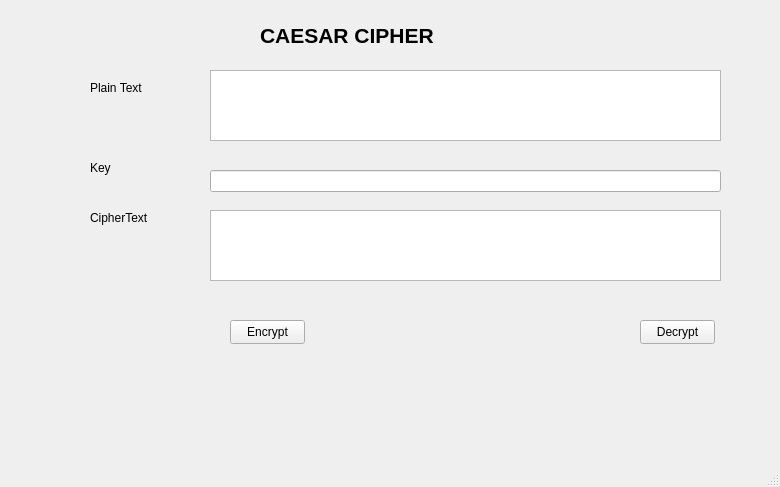
<?xml version="1.0" encoding="UTF-8"?>
<ui version="4.0">
 <class>MainWindow</class>
 <widget class="QMainWindow" name="MainWindow">
  <property name="geometry">
   <rect>
    <x>0</x>
    <y>0</y>
    <width>780</width>
    <height>487</height>
   </rect>
  </property>
  <property name="windowTitle">
   <string>MainWindow</string>
  </property>
  <widget class="QWidget" name="centralwidget">
   <widget class="QLabel" name="label">
    <property name="geometry">
     <rect>
      <x>260</x>
      <y>20</y>
      <width>251</width>
      <height>31</height>
     </rect>
    </property>
    <property name="font">
     <font>
      <pointsize>16</pointsize>
      <weight>75</weight>
      <bold>true</bold>
     </font>
    </property>
    <property name="text">
     <string>CAESAR CIPHER </string>
    </property>
   </widget>
   <widget class="QLabel" name="label_2">
    <property name="geometry">
     <rect>
      <x>90</x>
      <y>80</y>
      <width>91</width>
      <height>16</height>
     </rect>
    </property>
    <property name="text">
     <string>Plain Text</string>
    </property>
   </widget>
   <widget class="QLabel" name="label_3">
    <property name="geometry">
     <rect>
      <x>90</x>
      <y>160</y>
      <width>49</width>
      <height>16</height>
     </rect>
    </property>
    <property name="text">
     <string>Key</string>
    </property>
   </widget>
   <widget class="QLabel" name="label_4">
    <property name="geometry">
     <rect>
      <x>90</x>
      <y>210</y>
      <width>71</width>
      <height>16</height>
     </rect>
    </property>
    <property name="text">
     <string>CipherText</string>
    </property>
   </widget>
   <widget class="QTextEdit" name="txt_plain_text">
    <property name="geometry">
     <rect>
      <x>210</x>
      <y>70</y>
      <width>511</width>
      <height>71</height>
     </rect>
    </property>
   </widget>
   <widget class="QTextEdit" name="txt_cipher_text">
    <property name="geometry">
     <rect>
      <x>210</x>
      <y>210</y>
      <width>511</width>
      <height>71</height>
     </rect>
    </property>
   </widget>
   <widget class="QPushButton" name="btn_encrypt">
    <property name="geometry">
     <rect>
      <x>230</x>
      <y>320</y>
      <width>75</width>
      <height>24</height>
     </rect>
    </property>
    <property name="text">
     <string>Encrypt</string>
    </property>
   </widget>
   <widget class="QPushButton" name="btn_decrypt">
    <property name="geometry">
     <rect>
      <x>640</x>
      <y>320</y>
      <width>75</width>
      <height>24</height>
     </rect>
    </property>
    <property name="text">
     <string>Decrypt</string>
    </property>
   </widget>
   <widget class="QLineEdit" name="txt_key">
    <property name="geometry">
     <rect>
      <x>210</x>
      <y>170</y>
      <width>511</width>
      <height>22</height>
     </rect>
    </property>
   </widget>
  </widget>
  <widget class="QMenuBar" name="menubar">
   <property name="geometry">
    <rect>
     <x>0</x>
     <y>0</y>
     <width>780</width>
     <height>26</height>
    </rect>
   </property>
  </widget>
  <widget class="QStatusBar" name="statusbar"/>
 </widget>
 <resources/>
 <connections/>
</ui>
